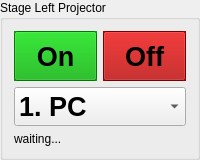
     <widget class="QGroupBox" name="gbxProj3">
      <property name="sizePolicy">
       <sizepolicy hsizetype="Preferred" vsizetype="Expanding">
        <horstretch>0</horstretch>
        <verstretch>0</verstretch>
       </sizepolicy>
      </property>
      <property name="title">
       <string>Stage Left Projector</string>
      </property>
      <property name="flat">
       <bool>false</bool>
      </property>
      <layout class="QGridLayout" name="gridLayout_4">
       <property name="sizeConstraint">
        <enum>QLayout::SetMaximumSize</enum>
       </property>
       <item row="0" column="0">
        <widget class="QPushButton" name="btnProj3On">
         <property name="sizePolicy">
          <sizepolicy hsizetype="Minimum" vsizetype="Expanding">
           <horstretch>0</horstretch>
           <verstretch>0</verstretch>
          </sizepolicy>
         </property>
         <property name="minimumSize">
          <size>
           <width>0</width>
           <height>50</height>
          </size>
         </property>
         <property name="palette">
          <palette>
           <active>
            <colorrole role="WindowText">
             <brush brushstyle="SolidPattern">
              <color alpha="255">
               <red>0</red>
               <green>0</green>
               <blue>0</blue>
              </color>
             </brush>
            </colorrole>
            <colorrole role="Button">
             <brush brushstyle="SolidPattern">
              <color alpha="255">
               <red>0</red>
               <green>170</green>
               <blue>0</blue>
              </color>
             </brush>
            </colorrole>
            <colorrole role="Light">
             <brush brushstyle="SolidPattern">
              <color alpha="255">
               <red>0</red>
               <green>255</green>
               <blue>0</blue>
              </color>
             </brush>
            </colorrole>
            <colorrole role="Midlight">
             <brush brushstyle="SolidPattern">
              <color alpha="255">
               <red>0</red>
               <green>212</green>
               <blue>0</blue>
              </color>
             </brush>
            </colorrole>
            <colorrole role="Dark">
             <brush brushstyle="SolidPattern">
              <color alpha="255">
               <red>0</red>
               <green>85</green>
               <blue>0</blue>
              </color>
             </brush>
            </colorrole>
            <colorrole role="Mid">
             <brush brushstyle="SolidPattern">
              <color alpha="255">
               <red>0</red>
               <green>113</green>
               <blue>0</blue>
              </color>
             </brush>
            </colorrole>
            <colorrole role="Text">
             <brush brushstyle="SolidPattern">
              <color alpha="255">
               <red>0</red>
               <green>0</green>
               <blue>0</blue>
              </color>
             </brush>
            </colorrole>
            <colorrole role="BrightText">
             <brush brushstyle="SolidPattern">
              <color alpha="255">
               <red>255</red>
               <green>255</green>
               <blue>255</blue>
              </color>
             </brush>
            </colorrole>
            <colorrole role="ButtonText">
             <brush brushstyle="SolidPattern">
              <color alpha="255">
               <red>0</red>
               <green>0</green>
               <blue>0</blue>
              </color>
             </brush>
            </colorrole>
            <colorrole role="Base">
             <brush brushstyle="SolidPattern">
              <color alpha="255">
               <red>255</red>
               <green>255</green>
               <blue>255</blue>
              </color>
             </brush>
            </colorrole>
            <colorrole role="Window">
             <brush brushstyle="SolidPattern">
              <color alpha="255">
               <red>0</red>
               <green>170</green>
               <blue>0</blue>
              </color>
             </brush>
            </colorrole>
            <colorrole role="Shadow">
             <brush brushstyle="SolidPattern">
              <color alpha="255">
               <red>0</red>
               <green>0</green>
               <blue>0</blue>
              </color>
             </brush>
            </colorrole>
            <colorrole role="AlternateBase">
             <brush brushstyle="SolidPattern">
              <color alpha="255">
               <red>127</red>
               <green>212</green>
               <blue>127</blue>
              </color>
             </brush>
            </colorrole>
            <colorrole role="ToolTipBase">
             <brush brushstyle="SolidPattern">
              <color alpha="255">
               <red>255</red>
               <green>255</green>
               <blue>220</blue>
              </color>
             </brush>
            </colorrole>
            <colorrole role="ToolTipText">
             <brush brushstyle="SolidPattern">
              <color alpha="255">
               <red>0</red>
               <green>0</green>
               <blue>0</blue>
              </color>
             </brush>
            </colorrole>
           </active>
           <inactive>
            <colorrole role="WindowText">
             <brush brushstyle="SolidPattern">
              <color alpha="255">
               <red>0</red>
               <green>0</green>
               <blue>0</blue>
              </color>
             </brush>
            </colorrole>
            <colorrole role="Button">
             <brush brushstyle="SolidPattern">
              <color alpha="255">
               <red>0</red>
               <green>170</green>
               <blue>0</blue>
              </color>
             </brush>
            </colorrole>
            <colorrole role="Light">
             <brush brushstyle="SolidPattern">
              <color alpha="255">
               <red>0</red>
               <green>255</green>
               <blue>0</blue>
              </color>
             </brush>
            </colorrole>
            <colorrole role="Midlight">
             <brush brushstyle="SolidPattern">
              <color alpha="255">
               <red>0</red>
               <green>212</green>
               <blue>0</blue>
              </color>
             </brush>
            </colorrole>
            <colorrole role="Dark">
             <brush brushstyle="SolidPattern">
              <color alpha="255">
               <red>0</red>
               <green>85</green>
               <blue>0</blue>
              </color>
             </brush>
            </colorrole>
            <colorrole role="Mid">
             <brush brushstyle="SolidPattern">
              <color alpha="255">
               <red>0</red>
               <green>113</green>
               <blue>0</blue>
              </color>
             </brush>
            </colorrole>
            <colorrole role="Text">
             <brush brushstyle="SolidPattern">
              <color alpha="255">
               <red>0</red>
               <green>0</green>
               <blue>0</blue>
              </color>
             </brush>
            </colorrole>
            <colorrole role="BrightText">
             <brush brushstyle="SolidPattern">
              <color alpha="255">
               <red>255</red>
               <green>255</green>
               <blue>255</blue>
              </color>
             </brush>
            </colorrole>
            <colorrole role="ButtonText">
             <brush brushstyle="SolidPattern">
              <color alpha="255">
               <red>0</red>
               <green>0</green>
               <blue>0</blue>
              </color>
             </brush>
            </colorrole>
            <colorrole role="Base">
             <brush brushstyle="SolidPattern">
              <color alpha="255">
               <red>255</red>
               <green>255</green>
               <blue>255</blue>
              </color>
             </brush>
            </colorrole>
            <colorrole role="Window">
             <brush brushstyle="SolidPattern">
              <color alpha="255">
               <red>0</red>
               <green>170</green>
               <blue>0</blue>
              </color>
             </brush>
            </colorrole>
            <colorrole role="Shadow">
             <brush brushstyle="SolidPattern">
              <color alpha="255">
               <red>0</red>
               <green>0</green>
               <blue>0</blue>
              </color>
             </brush>
            </colorrole>
            <colorrole role="AlternateBase">
             <brush brushstyle="SolidPattern">
              <color alpha="255">
               <red>127</red>
               <green>212</green>
               <blue>127</blue>
              </color>
             </brush>
            </colorrole>
            <colorrole role="ToolTipBase">
             <brush brushstyle="SolidPattern">
              <color alpha="255">
               <red>255</red>
               <green>255</green>
               <blue>220</blue>
              </color>
             </brush>
            </colorrole>
            <colorrole role="ToolTipText">
             <brush brushstyle="SolidPattern">
              <color alpha="255">
               <red>0</red>
               <green>0</green>
               <blue>0</blue>
              </color>
             </brush>
            </colorrole>
           </inactive>
           <disabled>
            <colorrole role="WindowText">
             <brush brushstyle="SolidPattern">
              <color alpha="255">
               <red>0</red>
               <green>85</green>
               <blue>0</blue>
              </color>
             </brush>
            </colorrole>
            <colorrole role="Button">
             <brush brushstyle="SolidPattern">
              <color alpha="255">
               <red>0</red>
               <green>170</green>
               <blue>0</blue>
              </color>
             </brush>
            </colorrole>
            <colorrole role="Light">
             <brush brushstyle="SolidPattern">
              <color alpha="255">
               <red>0</red>
               <green>255</green>
               <blue>0</blue>
              </color>
             </brush>
            </colorrole>
            <colorrole role="Midlight">
             <brush brushstyle="SolidPattern">
              <color alpha="255">
               <red>0</red>
               <green>212</green>
               <blue>0</blue>
              </color>
             </brush>
            </colorrole>
            <colorrole role="Dark">
             <brush brushstyle="SolidPattern">
              <color alpha="255">
               <red>0</red>
               <green>85</green>
               <blue>0</blue>
              </color>
             </brush>
            </colorrole>
            <colorrole role="Mid">
             <brush brushstyle="SolidPattern">
              <color alpha="255">
               <red>0</red>
               <green>113</green>
               <blue>0</blue>
              </color>
             </brush>
            </colorrole>
            <colorrole role="Text">
             <brush brushstyle="SolidPattern">
              <color alpha="255">
               <red>0</red>
               <green>85</green>
               <blue>0</blue>
              </color>
             </brush>
            </colorrole>
            <colorrole role="BrightText">
             <brush brushstyle="SolidPattern">
              <color alpha="255">
               <red>255</red>
               <green>255</green>
               <blue>255</blue>
              </color>
             </brush>
            </colorrole>
            <colorrole role="ButtonText">
             <brush brushstyle="SolidPattern">
              <color alpha="255">
               <red>0</red>
               <green>85</green>
               <blue>0</blue>
              </color>
             </brush>
            </colorrole>
            <colorrole role="Base">
             <brush brushstyle="SolidPattern">
              <color alpha="255">
               <red>0</red>
               <green>170</green>
               <blue>0</blue>
              </color>
             </brush>
            </colorrole>
            <colorrole role="Window">
             <brush brushstyle="SolidPattern">
              <color alpha="255">
               <red>0</red>
               <green>170</green>
               <blue>0</blue>
              </color>
             </brush>
            </colorrole>
            <colorrole role="Shadow">
             <brush brushstyle="SolidPattern">
              <color alpha="255">
               <red>0</red>
               <green>0</green>
               <blue>0</blue>
              </color>
             </brush>
            </colorrole>
            <colorrole role="AlternateBase">
             <brush brushstyle="SolidPattern">
              <color alpha="255">
               <red>0</red>
               <green>170</green>
               <blue>0</blue>
              </color>
             </brush>
            </colorrole>
            <colorrole role="ToolTipBase">
             <brush brushstyle="SolidPattern">
              <color alpha="255">
               <red>255</red>
               <green>255</green>
               <blue>220</blue>
              </color>
             </brush>
            </colorrole>
            <colorrole role="ToolTipText">
             <brush brushstyle="SolidPattern">
              <color alpha="255">
               <red>0</red>
               <green>0</green>
               <blue>0</blue>
              </color>
             </brush>
            </colorrole>
           </disabled>
          </palette>
         </property>
         <property name="font">
          <font>
           <pointsize>20</pointsize>
           <weight>75</weight>
           <bold>true</bold>
          </font>
         </property>
         <property name="autoFillBackground">
          <bool>true</bool>
         </property>
         <property name="text">
          <string>On</string>
         </property>
        </widget>
       </item>
       <item row="0" column="1">
        <widget class="QPushButton" name="btnProj3Off">
         <property name="sizePolicy">
          <sizepolicy hsizetype="Minimum" vsizetype="Expanding">
           <horstretch>0</horstretch>
           <verstretch>0</verstretch>
          </sizepolicy>
         </property>
         <property name="palette">
          <palette>
           <active>
            <colorrole role="WindowText">
             <brush brushstyle="SolidPattern">
              <color alpha="255">
               <red>0</red>
               <green>0</green>
               <blue>0</blue>
              </color>
             </brush>
            </colorrole>
            <colorrole role="Button">
             <brush brushstyle="SolidPattern">
              <color alpha="255">
               <red>170</red>
               <green>0</green>
               <blue>0</blue>
              </color>
             </brush>
            </colorrole>
            <colorrole role="Light">
             <brush brushstyle="SolidPattern">
              <color alpha="255">
               <red>255</red>
               <green>0</green>
               <blue>0</blue>
              </color>
             </brush>
            </colorrole>
            <colorrole role="Midlight">
             <brush brushstyle="SolidPattern">
              <color alpha="255">
               <red>212</red>
               <green>0</green>
               <blue>0</blue>
              </color>
             </brush>
            </colorrole>
            <colorrole role="Dark">
             <brush brushstyle="SolidPattern">
              <color alpha="255">
               <red>85</red>
               <green>0</green>
               <blue>0</blue>
              </color>
             </brush>
            </colorrole>
            <colorrole role="Mid">
             <brush brushstyle="SolidPattern">
              <color alpha="255">
               <red>113</red>
               <green>0</green>
               <blue>0</blue>
              </color>
             </brush>
            </colorrole>
            <colorrole role="Text">
             <brush brushstyle="SolidPattern">
              <color alpha="255">
               <red>0</red>
               <green>0</green>
               <blue>0</blue>
              </color>
             </brush>
            </colorrole>
            <colorrole role="BrightText">
             <brush brushstyle="SolidPattern">
              <color alpha="255">
               <red>255</red>
               <green>255</green>
               <blue>255</blue>
              </color>
             </brush>
            </colorrole>
            <colorrole role="ButtonText">
             <brush brushstyle="SolidPattern">
              <color alpha="255">
               <red>0</red>
               <green>0</green>
               <blue>0</blue>
              </color>
             </brush>
            </colorrole>
            <colorrole role="Base">
             <brush brushstyle="SolidPattern">
              <color alpha="255">
               <red>255</red>
               <green>255</green>
               <blue>255</blue>
              </color>
             </brush>
            </colorrole>
            <colorrole role="Window">
             <brush brushstyle="SolidPattern">
              <color alpha="255">
               <red>170</red>
               <green>0</green>
               <blue>0</blue>
              </color>
             </brush>
            </colorrole>
            <colorrole role="Shadow">
             <brush brushstyle="SolidPattern">
              <color alpha="255">
               <red>0</red>
               <green>0</green>
               <blue>0</blue>
              </color>
             </brush>
            </colorrole>
            <colorrole role="AlternateBase">
             <brush brushstyle="SolidPattern">
              <color alpha="255">
               <red>212</red>
               <green>127</green>
               <blue>127</blue>
              </color>
             </brush>
            </colorrole>
            <colorrole role="ToolTipBase">
             <brush brushstyle="SolidPattern">
              <color alpha="255">
               <red>255</red>
               <green>255</green>
               <blue>220</blue>
              </color>
             </brush>
            </colorrole>
            <colorrole role="ToolTipText">
             <brush brushstyle="SolidPattern">
              <color alpha="255">
               <red>0</red>
               <green>0</green>
               <blue>0</blue>
              </color>
             </brush>
            </colorrole>
           </active>
           <inactive>
            <colorrole role="WindowText">
             <brush brushstyle="SolidPattern">
              <color alpha="255">
               <red>0</red>
               <green>0</green>
               <blue>0</blue>
              </color>
             </brush>
            </colorrole>
            <colorrole role="Button">
             <brush brushstyle="SolidPattern">
              <color alpha="255">
               <red>170</red>
               <green>0</green>
               <blue>0</blue>
              </color>
             </brush>
            </colorrole>
            <colorrole role="Light">
             <brush brushstyle="SolidPattern">
              <color alpha="255">
               <red>255</red>
               <green>0</green>
               <blue>0</blue>
              </color>
             </brush>
            </colorrole>
            <colorrole role="Midlight">
             <brush brushstyle="SolidPattern">
              <color alpha="255">
               <red>212</red>
               <green>0</green>
               <blue>0</blue>
              </color>
             </brush>
            </colorrole>
            <colorrole role="Dark">
             <brush brushstyle="SolidPattern">
              <color alpha="255">
               <red>85</red>
               <green>0</green>
               <blue>0</blue>
              </color>
             </brush>
            </colorrole>
            <colorrole role="Mid">
             <brush brushstyle="SolidPattern">
              <color alpha="255">
               <red>113</red>
               <green>0</green>
               <blue>0</blue>
              </color>
             </brush>
            </colorrole>
            <colorrole role="Text">
             <brush brushstyle="SolidPattern">
              <color alpha="255">
               <red>0</red>
               <green>0</green>
               <blue>0</blue>
              </color>
             </brush>
            </colorrole>
            <colorrole role="BrightText">
             <brush brushstyle="SolidPattern">
              <color alpha="255">
               <red>255</red>
               <green>255</green>
               <blue>255</blue>
              </color>
             </brush>
            </colorrole>
            <colorrole role="ButtonText">
             <brush brushstyle="SolidPattern">
              <color alpha="255">
               <red>0</red>
               <green>0</green>
               <blue>0</blue>
              </color>
             </brush>
            </colorrole>
            <colorrole role="Base">
             <brush brushstyle="SolidPattern">
              <color alpha="255">
               <red>255</red>
               <green>255</green>
               <blue>255</blue>
              </color>
             </brush>
            </colorrole>
            <colorrole role="Window">
             <brush brushstyle="SolidPattern">
              <color alpha="255">
               <red>170</red>
               <green>0</green>
               <blue>0</blue>
              </color>
             </brush>
            </colorrole>
            <colorrole role="Shadow">
             <brush brushstyle="SolidPattern">
              <color alpha="255">
               <red>0</red>
               <green>0</green>
               <blue>0</blue>
              </color>
             </brush>
            </colorrole>
            <colorrole role="AlternateBase">
             <brush brushstyle="SolidPattern">
              <color alpha="255">
               <red>212</red>
               <green>127</green>
               <blue>127</blue>
              </color>
             </brush>
            </colorrole>
            <colorrole role="ToolTipBase">
             <brush brushstyle="SolidPattern">
              <color alpha="255">
               <red>255</red>
               <green>255</green>
               <blue>220</blue>
              </color>
             </brush>
            </colorrole>
            <colorrole role="ToolTipText">
             <brush brushstyle="SolidPattern">
              <color alpha="255">
               <red>0</red>
               <green>0</green>
               <blue>0</blue>
              </color>
             </brush>
            </colorrole>
           </inactive>
           <disabled>
            <colorrole role="WindowText">
             <brush brushstyle="SolidPattern">
              <color alpha="255">
               <red>85</red>
               <green>0</green>
               <blue>0</blue>
              </color>
             </brush>
            </colorrole>
            <colorrole role="Button">
             <brush brushstyle="SolidPattern">
              <color alpha="255">
               <red>170</red>
               <green>0</green>
               <blue>0</blue>
              </color>
             </brush>
            </colorrole>
            <colorrole role="Light">
             <brush brushstyle="SolidPattern">
              <color alpha="255">
               <red>255</red>
               <green>0</green>
               <blue>0</blue>
              </color>
             </brush>
            </colorrole>
            <colorrole role="Midlight">
             <brush brushstyle="SolidPattern">
              <color alpha="255">
               <red>212</red>
               <green>0</green>
               <blue>0</blue>
              </color>
             </brush>
            </colorrole>
            <colorrole role="Dark">
             <brush brushstyle="SolidPattern">
              <color alpha="255">
               <red>85</red>
               <green>0</green>
               <blue>0</blue>
              </color>
             </brush>
            </colorrole>
            <colorrole role="Mid">
             <brush brushstyle="SolidPattern">
              <color alpha="255">
               <red>113</red>
               <green>0</green>
               <blue>0</blue>
              </color>
             </brush>
            </colorrole>
            <colorrole role="Text">
             <brush brushstyle="SolidPattern">
              <color alpha="255">
               <red>85</red>
               <green>0</green>
               <blue>0</blue>
              </color>
             </brush>
            </colorrole>
            <colorrole role="BrightText">
             <brush brushstyle="SolidPattern">
              <color alpha="255">
               <red>255</red>
               <green>255</green>
               <blue>255</blue>
              </color>
             </brush>
            </colorrole>
            <colorrole role="ButtonText">
             <brush brushstyle="SolidPattern">
              <color alpha="255">
               <red>85</red>
               <green>0</green>
               <blue>0</blue>
              </color>
             </brush>
            </colorrole>
            <colorrole role="Base">
             <brush brushstyle="SolidPattern">
              <color alpha="255">
               <red>170</red>
               <green>0</green>
               <blue>0</blue>
              </color>
             </brush>
            </colorrole>
            <colorrole role="Window">
             <brush brushstyle="SolidPattern">
              <color alpha="255">
               <red>170</red>
               <green>0</green>
               <blue>0</blue>
              </color>
             </brush>
            </colorrole>
            <colorrole role="Shadow">
             <brush brushstyle="SolidPattern">
              <color alpha="255">
               <red>0</red>
               <green>0</green>
               <blue>0</blue>
              </color>
             </brush>
            </colorrole>
            <colorrole role="AlternateBase">
             <brush brushstyle="SolidPattern">
              <color alpha="255">
               <red>170</red>
               <green>0</green>
               <blue>0</blue>
              </color>
             </brush>
            </colorrole>
            <colorrole role="ToolTipBase">
             <brush brushstyle="SolidPattern">
              <color alpha="255">
               <red>255</red>
               <green>255</green>
               <blue>220</blue>
              </color>
             </brush>
            </colorrole>
            <colorrole role="ToolTipText">
             <brush brushstyle="SolidPattern">
              <color alpha="255">
               <red>0</red>
               <green>0</green>
               <blue>0</blue>
              </color>
             </brush>
            </colorrole>
           </disabled>
          </palette>
         </property>
         <property name="font">
          <font>
           <pointsize>20</pointsize>
           <weight>75</weight>
           <bold>true</bold>
          </font>
         </property>
         <property name="autoFillBackground">
          <bool>true</bool>
         </property>
         <property name="text">
          <string>Off</string>
         </property>
        </widget>
       </item>
       <item row="1" column="0" colspan="2">
        <widget class="QComboBox" name="cmbProj3">
         <property name="font">
          <font>
           <pointsize>20</pointsize>
           <weight>75</weight>
           <bold>true</bold>
          </font>
         </property>
         <item>
          <property name="text">
           <string>1. PC</string>
          </property>
         </item>
         <item>
          <property name="text">
           <string>2. Laptop</string>
          </property>
         </item>
         <item>
          <property name="text">
           <string>3. Xibo</string>
          </property>
         </item>
         <item>
          <property name="text">
           <string/>
          </property>
         </item>
        </widget>
       </item>
       <item row="2" column="0" colspan="2">
        <widget class="QLabel" name="lblStatus3">
         <property name="text">
          <string>waiting...</string>
         </property>
        </widget>
       </item>
      </layout>
     </widget>
